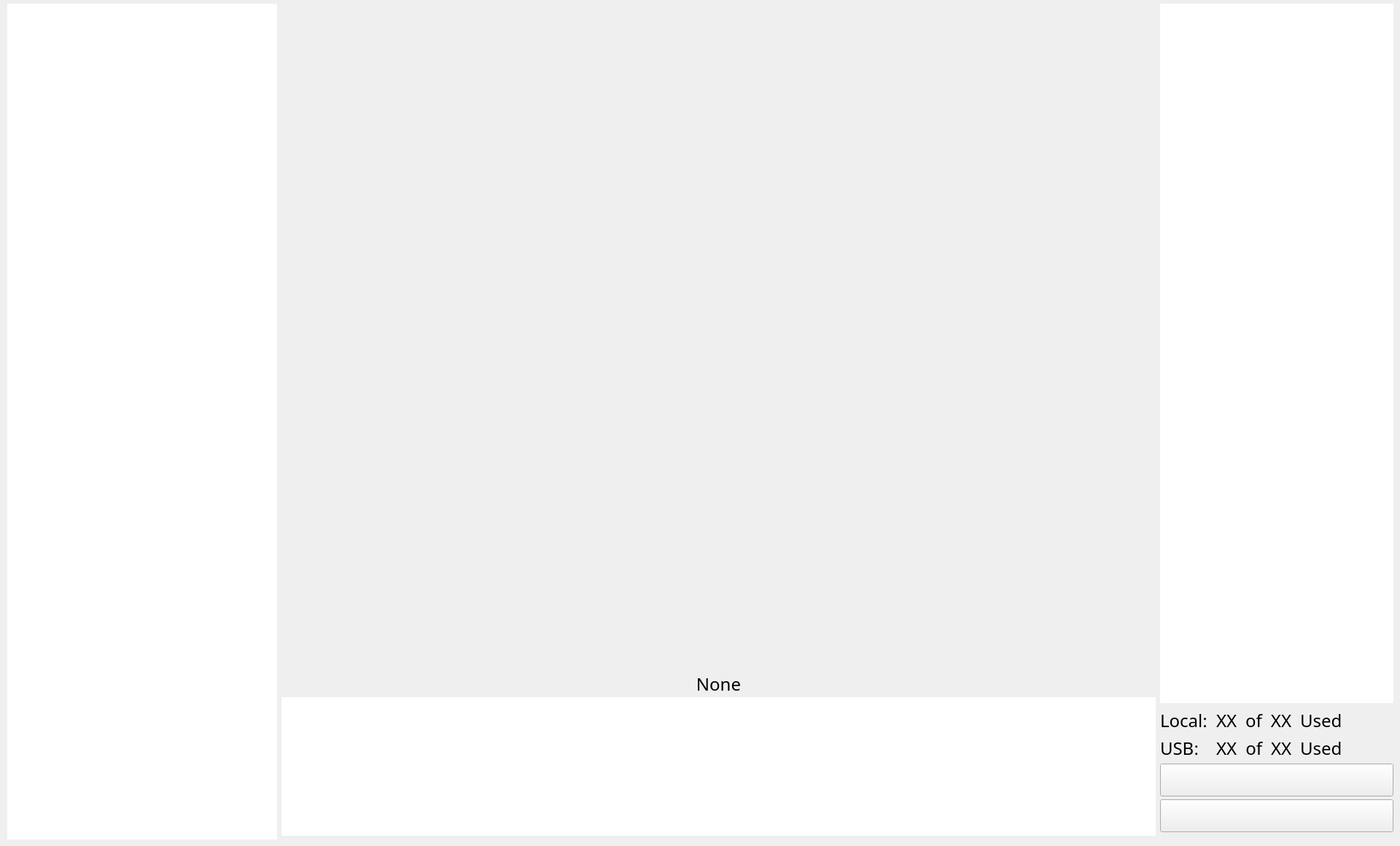
    <widget class="QWidget" name="viewer_tab">
     <property name="enabled">
      <bool>true</bool>
     </property>
     <property name="sizePolicy">
      <sizepolicy hsizetype="Fixed" vsizetype="Fixed">
       <horstretch>0</horstretch>
       <verstretch>0</verstretch>
      </sizepolicy>
     </property>
     <property name="maximumSize">
      <size>
       <width>1920</width>
       <height>1200</height>
      </size>
     </property>
     <property name="font">
      <font>
       <family>Noto Sans Sinhala</family>
       <pointsize>20</pointsize>
       <weight>50</weight>
       <italic>false</italic>
       <bold>false</bold>
       <strikeout>false</strikeout>
       <kerning>true</kerning>
      </font>
     </property>
     <attribute name="title">
      <string>Viewer</string>
     </attribute>
     <widget class="QWidget" name="horizontalLayoutWidget">
      <property name="geometry">
       <rect>
        <x>0</x>
        <y>0</y>
        <width>1921</width>
        <height>1151</height>
       </rect>
      </property>
      <layout class="QHBoxLayout" name="mother_layer_viewer" stretch="0,0,0">
       <property name="spacing">
        <number>6</number>
       </property>
       <property name="sizeConstraint">
        <enum>QLayout::SetMaximumSize</enum>
       </property>
       <property name="leftMargin">
        <number>10</number>
       </property>
       <property name="rightMargin">
        <number>10</number>
       </property>
       <property name="bottomMargin">
        <number>0</number>
       </property>
       <item>
        <layout class="QVBoxLayout" name="left_viewer">
         <property name="sizeConstraint">
          <enum>QLayout::SetDefaultConstraint</enum>
         </property>
         <property name="topMargin">
          <number>5</number>
         </property>
         <item>
          <widget class="QListWidget" name="gallery">
           <property name="sizePolicy">
            <sizepolicy hsizetype="Fixed" vsizetype="Fixed">
             <horstretch>0</horstretch>
             <verstretch>0</verstretch>
            </sizepolicy>
           </property>
           <property name="maximumSize">
            <size>
             <width>370</width>
             <height>1200</height>
            </size>
           </property>
           <property name="layoutDirection">
            <enum>Qt::LeftToRight</enum>
           </property>
           <property name="styleSheet">
            <string notr="true">QListWidget QScrollBar {
	height: 0px;
}
QListWidget {
    show-decoration-selected: 1; /* make the selection span the entire width of the view */
}
QListWidget::item:alternate {
    background: #EEEEEE;
	border: none;
}
QListWidget::item:selected {
	border: 1px solid #6a6ea9;
}
QListWidget::item:selected:!active {
	border: 1px solid #6a6ea9;
	background-color: transparent;
	color: black;
}
QListWidget::item:selected:active {
    background: qlineargradient(x1: 0, y1: 0, x2: 0, y2: 1,
                                stop: 0 #6a6ea9, stop: 1 #888dd9);
	border: none;
	/*color: black;*/
}
QListWidget::item:hover {
    background: qlineargradient(x1: 0, y1: 0, x2: 0, y2: 1,
                                stop: 0 #FAFBFE, stop: 1 #DCDEF1);
	border: none;
}</string>
           </property>
           <property name="frameShape">
            <enum>QFrame::NoFrame</enum>
           </property>
           <property name="verticalScrollBarPolicy">
            <enum>Qt::ScrollBarAlwaysOn</enum>
           </property>
           <property name="horizontalScrollBarPolicy">
            <enum>Qt::ScrollBarAlwaysOff</enum>
           </property>
           <property name="sizeAdjustPolicy">
            <enum>QAbstractScrollArea::AdjustToContents</enum>
           </property>
           <property name="editTriggers">
            <set>QAbstractItemView::EditKeyPressed|QAbstractItemView::SelectedClicked</set>
           </property>
           <property name="showDropIndicator" stdset="0">
            <bool>false</bool>
           </property>
           <property name="iconSize">
            <size>
             <width>235</width>
             <height>235</height>
            </size>
           </property>
           <property name="textElideMode">
            <enum>Qt::ElideMiddle</enum>
           </property>
           <property name="movement">
            <enum>QListView::Static</enum>
           </property>
           <property name="flow">
            <enum>QListView::TopToBottom</enum>
           </property>
           <property name="isWrapping" stdset="0">
            <bool>false</bool>
           </property>
           <property name="viewMode">
            <enum>QListView::IconMode</enum>
           </property>
           <property name="uniformItemSizes">
            <bool>true</bool>
           </property>
           <property name="sortingEnabled">
            <bool>true</bool>
           </property>
          </widget>
         </item>
        </layout>
       </item>
       <item>
        <layout class="QVBoxLayout" name="middle_viewer">
         <property name="spacing">
          <number>0</number>
         </property>
         <property name="leftMargin">
          <number>0</number>
         </property>
         <property name="topMargin">
          <number>5</number>
         </property>
         <item>
          <widget class="ClickableLabel" name="bigimg">
           <property name="sizePolicy">
            <sizepolicy hsizetype="Fixed" vsizetype="Fixed">
             <horstretch>0</horstretch>
             <verstretch>0</verstretch>
            </sizepolicy>
           </property>
           <property name="maximumSize">
            <size>
             <width>1200</width>
             <height>912</height>
            </size>
           </property>
           <property name="baseSize">
            <size>
             <width>0</width>
             <height>0</height>
            </size>
           </property>
           <property name="text">
            <string/>
           </property>
           <property name="pixmap">
            <pixmap>../../../home/entomoscope/Entomoscope_Images/2022-04-08-13-31-48/5.png</pixmap>
           </property>
           <property name="scaledContents">
            <bool>true</bool>
           </property>
          </widget>
         </item>
         <item>
          <widget class="QLabel" name="img_name">
           <property name="sizePolicy">
            <sizepolicy hsizetype="Fixed" vsizetype="Fixed">
             <horstretch>0</horstretch>
             <verstretch>0</verstretch>
            </sizepolicy>
           </property>
           <property name="maximumSize">
            <size>
             <width>1200</width>
             <height>30</height>
            </size>
           </property>
           <property name="font">
            <font>
             <family>Segoe UI</family>
             <pointsize>18</pointsize>
             <weight>50</weight>
             <italic>false</italic>
             <bold>false</bold>
             <strikeout>false</strikeout>
             <kerning>true</kerning>
            </font>
           </property>
           <property name="text">
            <string>None</string>
           </property>
           <property name="alignment">
            <set>Qt::AlignCenter</set>
           </property>
          </widget>
         </item>
         <item>
          <widget class="QListWidget" name="gallery_stacked">
           <property name="sizePolicy">
            <sizepolicy hsizetype="Maximum" vsizetype="Maximum">
             <horstretch>0</horstretch>
             <verstretch>0</verstretch>
            </sizepolicy>
           </property>
           <property name="maximumSize">
            <size>
             <width>1200</width>
             <height>190</height>
            </size>
           </property>
           <property name="baseSize">
            <size>
             <width>0</width>
             <height>0</height>
            </size>
           </property>
           <property name="styleSheet">
            <string notr="true">QListWidget QScrollBar {
	height: 0px;
}
QListWidget {
	show-decoration-selected: 1; /* make the selection span the entire width of the view */
	color: black;
}
QListWidget::item:alternate {
	background: #EEEEEE;
	border: none;
}
QListWidget::item:selected {
	border: 1px solid #6a6ea9;
}
QListWidget::item:selected:!active {
	border: 1px solid #6a6ea9;
	background-color: transparent;
	color: black;
}
QListWidget::item:selected:active {
    background: qlineargradient(x1: 0, y1: 0, x2: 0, y2: 1,
                                stop: 0 #6a6ea9, stop: 1 #888dd9);
	border: none;
	/*color: black;*/
}
QListWidget::item:hover {
    background: qlineargradient(x1: 0, y1: 0, x2: 0, y2: 1,
                                stop: 0 #FAFBFE, stop: 1 #DCDEF1);
	border: none;
}</string>
           </property>
           <property name="frameShape">
            <enum>QFrame::NoFrame</enum>
           </property>
           <property name="verticalScrollBarPolicy">
            <enum>Qt::ScrollBarAlwaysOff</enum>
           </property>
           <property name="horizontalScrollBarPolicy">
            <enum>Qt::ScrollBarAlwaysOn</enum>
           </property>
           <property name="sizeAdjustPolicy">
            <enum>QAbstractScrollArea::AdjustToContents</enum>
           </property>
           <property name="editTriggers">
            <set>QAbstractItemView::EditKeyPressed|QAbstractItemView::SelectedClicked</set>
           </property>
           <property name="showDropIndicator" stdset="0">
            <bool>false</bool>
           </property>
           <property name="iconSize">
            <size>
             <width>203</width>
             <height>152</height>
            </size>
           </property>
           <property name="textElideMode">
            <enum>Qt::ElideMiddle</enum>
           </property>
           <property name="movement">
            <enum>QListView::Static</enum>
           </property>
           <property name="isWrapping" stdset="0">
            <bool>false</bool>
           </property>
           <property name="resizeMode">
            <enum>QListView::Fixed</enum>
           </property>
           <property name="viewMode">
            <enum>QListView::IconMode</enum>
           </property>
           <property name="uniformItemSizes">
            <bool>true</bool>
           </property>
           <property name="selectionRectVisible">
            <bool>true</bool>
           </property>
           <property name="sortingEnabled">
            <bool>true</bool>
           </property>
          </widget>
         </item>
        </layout>
       </item>
       <item>
        <layout class="QVBoxLayout" name="right_viewer" stretch="10,1">
         <property name="spacing">
          <number>7</number>
         </property>
         <property name="sizeConstraint">
          <enum>QLayout::SetDefaultConstraint</enum>
         </property>
         <property name="leftMargin">
          <number>0</number>
         </property>
         <property name="topMargin">
          <number>5</number>
         </property>
         <item>
          <layout class="QVBoxLayout" name="verticalLayout_8">
           <item>
            <widget class="QTreeView" name="explorer">
             <property name="sizePolicy">
              <sizepolicy hsizetype="Fixed" vsizetype="Fixed">
               <horstretch>0</horstretch>
               <verstretch>0</verstretch>
              </sizepolicy>
             </property>
             <property name="maximumSize">
              <size>
               <width>320</width>
               <height>1200</height>
              </size>
             </property>
             <property name="contextMenuPolicy">
              <enum>Qt::NoContextMenu</enum>
             </property>
             <property name="layoutDirection">
              <enum>Qt::LeftToRight</enum>
             </property>
             <property name="styleSheet">
              <string notr="true">QTreeView QScrollBar {
	height: 0px;
}
QTreeView {
    show-decoration-selected: 1;
}
QTreeView::item {
    border: 1px solid #d9d9d9;
    border-top-color: transparent;
    border-bottom-color: transparent;
    background-image: transparent
}
QTreeView::item:hover {
    background: qlineargradient(x1: 0, y1: 0, x2: 0, y2: 1, stop: 0 #e7effd, stop: 1 #cbdaf1);
    border: 1px solid #bfcde4;
}
QTreeView::item:selected {
    border: 1px solid #567dbc;
	background-image: transparent
}
QTreeView::item:selected:active{
    background: qlineargradient(x1: 0, y1: 0, x2: 0, y2: 1, stop: 0 #6ea1f1, stop: 1 #567dbc);
	background-image: transparent
}
QTreeView::item:selected:!active {
    background: qlineargradient(x1: 0, y1: 0, x2: 0, y2: 1, stop: 0 #6b9be8, stop: 1 #577fbf);
}</string>
             </property>
             <property name="frameShape">
              <enum>QFrame::NoFrame</enum>
             </property>
             <property name="sizeAdjustPolicy">
              <enum>QAbstractScrollArea::AdjustIgnored</enum>
             </property>
             <property name="editTriggers">
              <set>QAbstractItemView::EditKeyPressed|QAbstractItemView::SelectedClicked</set>
             </property>
             <property name="showDropIndicator" stdset="0">
              <bool>false</bool>
             </property>
             <property name="rootIsDecorated">
              <bool>false</bool>
             </property>
             <property name="uniformRowHeights">
              <bool>true</bool>
             </property>
             <property name="itemsExpandable">
              <bool>false</bool>
             </property>
             <property name="sortingEnabled">
              <bool>false</bool>
             </property>
             <property name="headerHidden">
              <bool>true</bool>
             </property>
             <property name="expandsOnDoubleClick">
              <bool>false</bool>
             </property>
             <attribute name="headerVisible">
              <bool>false</bool>
             </attribute>
             <attribute name="headerShowSortIndicator" stdset="0">
              <bool>false</bool>
             </attribute>
             <attribute name="headerStretchLastSection">
              <bool>false</bool>
             </attribute>
            </widget>
           </item>
          </layout>
         </item>
         <item>
          <layout class="QVBoxLayout" name="verticalLayout_5" stretch="0,0,0,0">
           <property name="spacing">
            <number>4</number>
           </property>
           <property name="bottomMargin">
            <number>10</number>
           </property>
           <item>
            <widget class="QLabel" name="free_space_local">
             <property name="font">
              <font>
               <family>Noto Sans Sinhala</family>
               <pointsize>18</pointsize>
               <weight>50</weight>
               <italic>false</italic>
               <bold>false</bold>
               <strikeout>false</strikeout>
               <kerning>true</kerning>
              </font>
             </property>
             <property name="text">
              <string>Local: XX of XX Used</string>
             </property>
            </widget>
           </item>
           <item>
            <widget class="QLabel" name="free_space_usb">
             <property name="font">
              <font>
               <family>Noto Sans Sinhala</family>
               <pointsize>18</pointsize>
               <weight>50</weight>
               <italic>false</italic>
               <bold>false</bold>
               <strikeout>false</strikeout>
               <kerning>true</kerning>
              </font>
             </property>
             <property name="text">
              <string>USB:  XX of XX Used</string>
             </property>
            </widget>
           </item>
           <item>
            <widget class="QPushButton" name="copy_local_to_usb_btn">
             <property name="maximumSize">
              <size>
               <width>320</width>
               <height>16777215</height>
              </size>
             </property>
             <property name="text">
              <string/>
             </property>
             <property name="icon">
              <iconset>
               <normaloff>imgs/copy_to_usb.png</normaloff>imgs/copy_to_usb.png</iconset>
             </property>
             <property name="iconSize">
              <size>
               <width>200</width>
               <height>80</height>
              </size>
             </property>
            </widget>
           </item>
           <item>
            <widget class="QPushButton" name="delete_button">
             <property name="maximumSize">
              <size>
               <width>320</width>
               <height>16777215</height>
              </size>
             </property>
             <property name="text">
              <string/>
             </property>
             <property name="icon">
              <iconset>
               <normaloff>imgs/trash.png</normaloff>imgs/trash.png</iconset>
             </property>
             <property name="iconSize">
              <size>
               <width>200</width>
               <height>80</height>
              </size>
             </property>
            </widget>
           </item>
          </layout>
         </item>
        </layout>
       </item>
      </layout>
     </widget>
    </widget>
